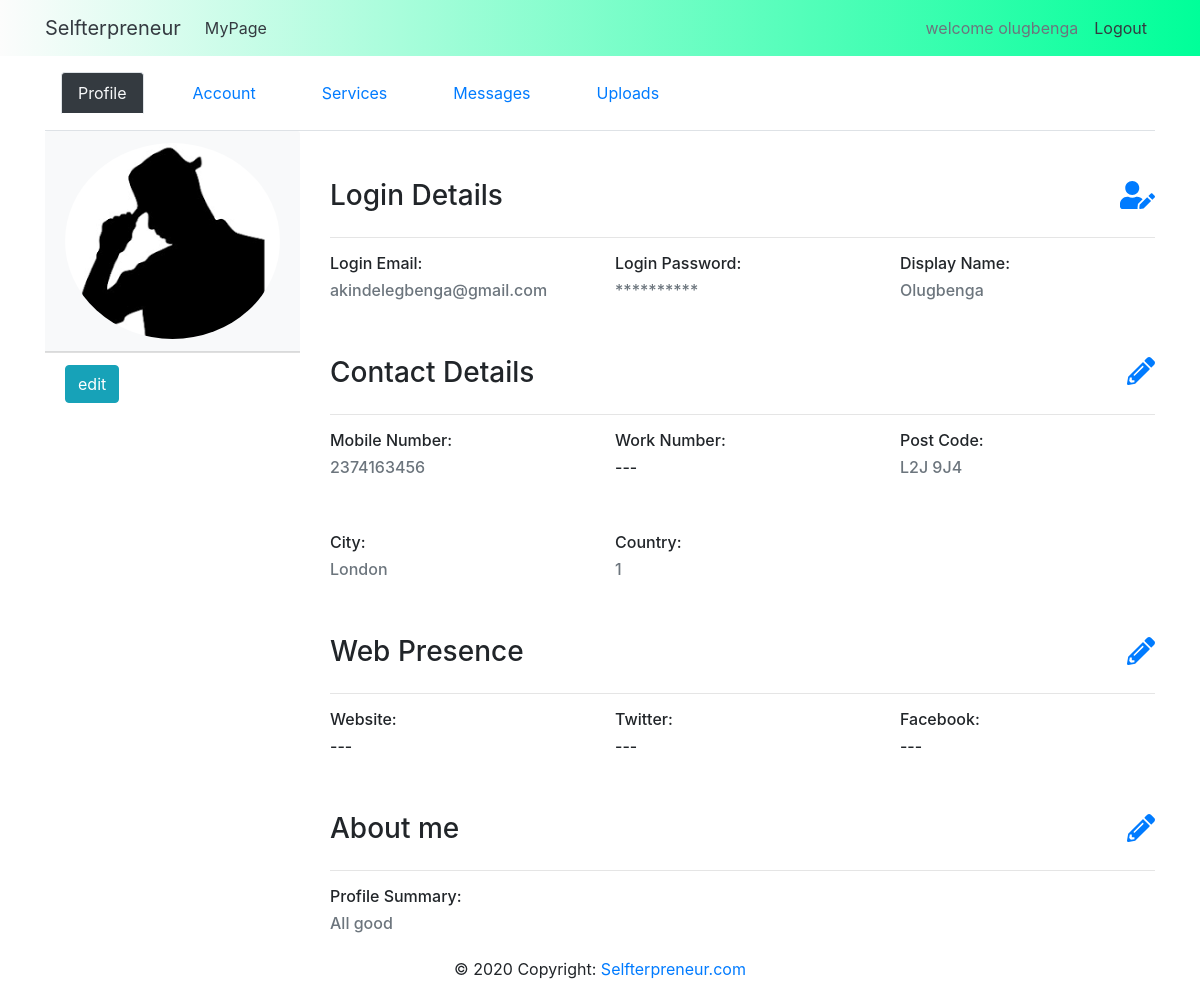
The page /myaccount/profilesummary (signed in) on the database its author committed.
### app/auth/models.py (models this page shows, shortened)
class Users(UserMixin, db.Model):
    __tablename__ = 'users'
    id = db.Column(db.Integer, primary_key = True)
    user_name = db.Column(db.String(100),nullable = False)
    user_email = db.Column(db.String(100),nullable = False)
    user_password = db.Column(db.String(100),nullable = False)
    user_pp_name  = db.Column(db.String(100), default= "default.jpg",nullable = False)
    email_confirmation_sent_on = db.Column(db.DateTime, nullable=True, default = datetime.utcnow())
    email_confirmed = db.Column(db.Boolean, nullable=True, default=False)
    email_confirmed_on = db.Column(db.DateTime, nullable=True,default = datetime.utcnow())
    profile = db.relationship('Personal_Info', backref = 'users', uselist = False)

class Personal_Info(db.Model):
    __tablename__ = 'personal_info'
    id = db.Column(db.Integer, primary_key=True)
    user_name = db.Column(db.String(100), nullable=False)
    user_email = db.Column(db.String(100), nullable=False)
    user_mobile_phone = db.Column(db.String(100))
    user_work_phone = db.Column(db.String(100))
    user_postcode= db.Column(db.String(100), nullable=False)
    user_city=db.Column(db.String(100))
    user_country =  db.Column(db.String(100))
    user_bio = db.Column(db.String(1000))
    user_url = db.Column(db.String(1000))
    user_twitter=db.Column(db.String(1000))
    user_facebook = db.Column(db.String(1000))
    user_id = db.Column(db.Integer, db.ForeignKey('users.id'), nullable = False)

### app/me/routes.py (the view)
@me.route("/myaccount/profilesummary",methods=["GET","POST"])
@login_required
def myprofile():
    formpp = frmProfilePic()
    profile_pic = pp_check(current_user.user_email)
    return render_template("mypage.html",title= "My_Page", formpp = formpp, profile_pic= profile_pic)

### app/auth/models.py (called while the page is built)
@login_manager.user_loader
def load_user(id):
    return Users.query.get(int(id))

### app/me/forms.py (called while the page is built)
def pp_check(filename):
    img_path=os.path.join(os.getcwd(),'app/static/profile_pictures', (filename + "_pp.jpg"))
    if os.path.isfile(img_path ):
        profile_pic = filename + "_pp.jpg"
    else:
        profile_pic = "default.jpg"
    return profile_pic

### app/me/templates/mypage.html (shortened to what this page needs)
{% extends 'accounts_layout.html' %}
{% block section_content %}
<div class="row">
    <div class="col-xs-12 col-md-3">
        <div class="card border-0">
            <div class="card-header bg-light" id="mypage-card-header">
                <img class="img-fluid rounded-circle d-xs-none"
                    src="{{url_for('static',filename= 'profile_pictures/')}}{{ current_user.user_pp_name }}" alt="Responsive image" />
            </div>
            <div class="card-footer justify-content-center bg-transparent d-sm-blockborder-0">
                <a href="{{url_for('me.editprofilepicture')  }}" id="edit-profile-picture" class="visible"><button id="btn-edit-myprofile" type="button"
                        class="btn btn-info d-sm-block justify-content-center">edit
                    </button></a>
            </div>
        </div>
    </div>
    <div class="col-xs-12 col-lg-9">
        <div class="row">
            <div class="col-lg-12">
                <h3 class="mt-5">Login Details<span class="float-right in-line ml-2"><a href="{{ url_for('me.editlogindetails')}}"><i class="fas fa-user-edit"></i></a></span></h3>
            </div>
        </div>
        <hr class="d-block">
        <div class="row">
            <div class="col-xs-12 col-md-4">
                <h6>Login Email: </h6>
                <h6 class= 'text-muted'>{{ current_user.user_email }}</h3>
            </div>
            <div class="col-xs-12 col-md-4">
                <h6>Login Password: </h6>
                <h6 class= 'text-muted'>**********</h3>
            </div>
            <div class="col-xs-12 col-sm-12 col-md-4">
                <h6>Display Name: </h6>
                <h6 class= 'text-muted'>{{current_user.user_name}}</h3>
            </div>
        </div>
        <div class="row">
            <div class="col-lg-12">
                <h3 class="mt-5">Contact Details<span class="float-right in-line ml-2"><a href="{{url_for('me.editcontactdetails')}}"><i class="fas fa-pencil-alt"></i></a></span>
                </h3>
            </div>
        </div>
        <hr class="d-block">
        <div class="row">
            <div class="col-xs-12 col-md-4">
                <h6>Mobile Number: </h6>
                <h6>
                    {% if not current_user.profile.user_mobile_phone   %}
                    ---
                    {% else %}
                    <h6 class= 'text-muted'>{{ current_user.profile.user_mobile_phone }}</h6>
                    {% endif %}
            </div>
            <div class="col-xs-12 col-md-4">
                <h6>Work Number: </h6>
                <h6>{% if not current_user.profile.user_work_phone   %}
                    ---
                    {% else %}
                    <h6 class= 'text-muted'>{{ current_user.profile.user_work_phone }}</h6>
                    {% endif %}</h3>
            </div>
            <div class="col-xs-12 col-sm-12 col-md-4">
                <h6>Post Code: </h6>
                <h6>{% if not current_user.profile.user_postcode %}
                    ---
                    {% else %}
                    <h6 class= 'text-muted'>{{ current_user.profile.user_postcode}}</h6>
                    {% endif %}</h3>
            </div>
        </div>
        <div class="row mt-5">
            <div class="col-xs-12 col-md-4">
                <h6>City: </h6>
                <h6>{% if not current_user.profile.user_city %}
                    ---
                    {% else %}
                    <h6 class= 'text-muted'>{{ current_user.profile.user_city }}</h6>
                    {% endif %}</h3>
            </div>
            <div class="col-xs-12 col-md-4">
                <h6>Country: </h6>
                <h6>{% if not current_user.profile.user_country %}
                    ---
                    {% else %}
                    <h6 class= 'text-muted'>{{ current_user.profile.user_country}}</h6>
                    {% endif %}</h3>
            </div>
        </div>
        <div class="row">
            <div class="col-lg-12">
                <h3 class="mt-5">Web Presence<span class="float-right in-line ml-2"><a href="{{url_for('me.editwebpresence')}}"><i class="fas fa-pencil-alt"></i></a></span></h3>
            </div>
        </div>
        <hr class="d-block">
        <div class="row">
            <div class="col-xs-12 col-md-4">
                <h6>Website: </h6>
                <h6>
                    {% if not current_user.profile.user_url %}
                    ---
                    {% else %}
                    <h6 class= 'text-muted'>{{ current_user.profile.user_url }}</h6>
                    {% endif %}
            </div>
            <div class="col-xs-12 col-md-4">
                <h6>Twitter: </h6>
                <h6>{% if not current_user.profile.user_twitter %}
                    ---
                    {% else %}
                    <h6 class= 'text-muted'>{{ current_user.profile.user_twitter }}</h6>
                    {% endif %}</h3>
            </div>
            <div class="col-xs-12 col-sm-12 col-md-4">
                <h6>Facebook: </h6>
                <h6>{% if not current_user.profile.user_facebook %}
                    ---
                    {% else %}
                     <h6 class= 'text-muted'>   {{ current_user.profile.user_facebook}}</h6>
                    {% endif %}</h3>
            </div>
        </div>
        <div class="row">
            <div class="col-lg-12">
                <h3 class="mt-5">About me<span class="float-right in-line ml-2"><a href="{{ url_for('me.editprofilesummary')}}"
                    data-toggle="" data-target=""><i class="fas fa-pencil-alt"></i></a></span></h3>
            </div>
        </div>
        <hr class="d-block">
        <div class="row">
            <div class="col-lg-12">
                <h6>Profile Summary: </h6>
                <h6>{% if not current_user.profile.user_bio  %}
                    ---
                    {% else %}
                        <h6 class= 'text-muted'>{{ current_user.profile.user_bio }}</h6>
                    {% endif %}</h6>
            </div>
        </div>
    </div>
</div>
{% endblock section_content %}

### app/auth/templates/layout.html (shortened to what this page needs)
<!doctype html>
<html lang="en">
{% block head %}
<head>
    <link rel="stylesheet" href="https://stackpath.bootstrapcdn.com/bootstrap/4.4.1/css/bootstrap.min.css"
>
    <link href="{{ url_for('static' , filename='css/styles.css')}}" rel="stylesheet" />
</head>
{% endblock head %}
<body>
    {% block navbar %}
        <nav class="navbar navbar-expand-md home-nav">
            <div class="container">
                <a href="{{ url_for('auth.home') }}" class="navbar-brand text-dark">Selfterpreneur</a>
                <div class="collapse navbar-collapse" id="navbarNav">
                    <ul class="navbar-nav">
                        {% if current_user.is_authenticated %}
                        <li class="nav-item">
                            <a class="nav-link text-dark"
                                href="{{ url_for('me.myprofile') }}">MyPage</a>
                        </li>
                        {% endif %}
                    </ul>
                    <div class="navbar-nav ml-auto">
                        {% if current_user.is_authenticated %}
                        <li class="nav-item">
                            <a class="nav-link text-lowercase text-muted">Welcome {{ current_user.user_name.title()}}</a>
                        </li>
                        <li class="nav-item">
                            <a class="nav-link text-dark" href="{{ url_for('auth.signout') }}">Logout</a>
                        </li>
                        {% endif %}
                    </div>
                </div>
            </div>
        </nav>
    {% endblock navbar %}
    {% block page_body %}
    <div class="container">
    {% endblock page_body %}
    <footer class="page-footer font-small">
        <div class="container">
            <div class="row justify-content-center login-footer-row-2">
                <div class="footer-copyright text-center py-3">© 2020 Copyright:
                    <a href="#">Selfterpreneur.com</a>
                </div>
            </div>
        </div>
    </footer>
</body>
</html>

### app/static/css/styles.css (style rules this page uses)
.home-nav { background:linear-gradient(to right, #fcfcfc 0%, #00ff99 100%); }
#mypage-card-header { max-height:250px; }

### rows shown on the page
Users: user_name "olugbenga", user_pp_name (picture), user_email "akindelegbenga@gmail.com", user_name "Olugbenga"
Personal_Info: profile.user_mobile_phone "2374163456", profile.user_postcode "L2J 9J4", profile.user_city "London", profile.user_country "1", profile.user_bio "All good"
